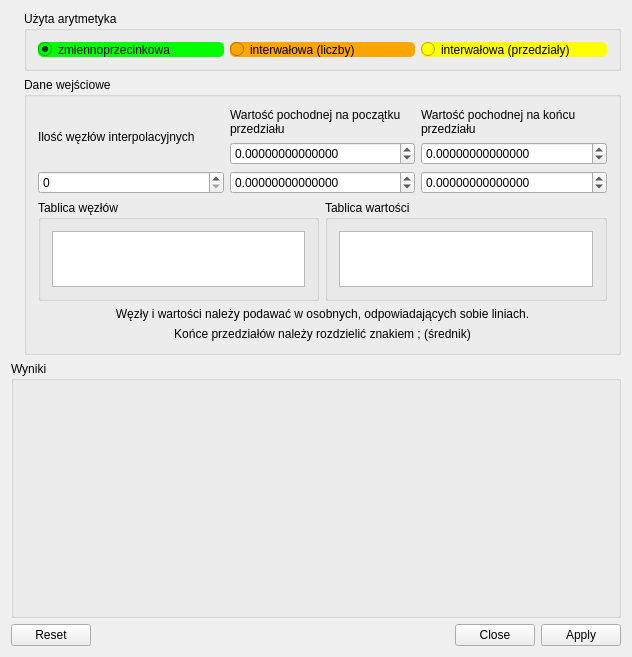
<?xml version="1.0" encoding="UTF-8"?>
<ui version="4.0">
 <class>MainWindow</class>
 <widget class="QMainWindow" name="MainWindow">
  <property name="geometry">
   <rect>
    <x>0</x>
    <y>0</y>
    <width>632</width>
    <height>547</height>
   </rect>
  </property>
  <property name="windowTitle">
   <string>Funkcjosklejator 3000</string>
  </property>
  <widget class="QWidget" name="centralWidget">
   <layout class="QVBoxLayout" name="verticalLayout">
    <item>
     <layout class="QHBoxLayout" name="horizontalLayout_4">
      <item>
       <widget class="QLabel" name="label_4">
        <property name="sizePolicy">
         <sizepolicy hsizetype="MinimumExpanding" vsizetype="MinimumExpanding">
          <horstretch>0</horstretch>
          <verstretch>0</verstretch>
         </sizepolicy>
        </property>
        <property name="maximumSize">
         <size>
          <width>200</width>
          <height>200</height>
         </size>
        </property>
        <property name="baseSize">
         <size>
          <width>200</width>
          <height>200</height>
         </size>
        </property>
        <property name="frameShape">
         <enum>QFrame::NoFrame</enum>
        </property>
        <property name="text">
         <string/>
        </property>
        <property name="pixmap">
         <pixmap>ean.png</pixmap>
        </property>
        <property name="scaledContents">
         <bool>true</bool>
        </property>
       </widget>
      </item>
      <item>
       <layout class="QVBoxLayout" name="verticalLayout_8">
        <item>
         <widget class="QGroupBox" name="groupBox">
          <property name="sizePolicy">
           <sizepolicy hsizetype="Preferred" vsizetype="Fixed">
            <horstretch>0</horstretch>
            <verstretch>0</verstretch>
           </sizepolicy>
          </property>
          <property name="title">
           <string>Użyta arytmetyka</string>
          </property>
          <layout class="QHBoxLayout" name="horizontalLayout_2">
           <item>
            <widget class="QRadioButton" name="radioButton">
             <property name="styleSheet">
              <string notr="true">background-color: lime;
color: black;
border-radius: 5px;</string>
             </property>
             <property name="text">
              <string>zmiennoprzecinkowa</string>
             </property>
             <property name="checked">
              <bool>true</bool>
             </property>
            </widget>
           </item>
           <item>
            <widget class="QRadioButton" name="radioButton_3">
             <property name="styleSheet">
              <string notr="true">background-color: orange;
color: black;
border-radius: 5px;</string>
             </property>
             <property name="text">
              <string>interwałowa (liczby)</string>
             </property>
            </widget>
           </item>
           <item>
            <widget class="QRadioButton" name="radioButton_2">
             <property name="styleSheet">
              <string notr="true">background-color: yellow;
color: black;
border-radius: 5px;</string>
             </property>
             <property name="text">
              <string>interwałowa (przedziały)</string>
             </property>
            </widget>
           </item>
          </layout>
         </widget>
        </item>
        <item>
         <widget class="QGroupBox" name="groupBox_5">
          <property name="sizePolicy">
           <sizepolicy hsizetype="Preferred" vsizetype="Preferred">
            <horstretch>0</horstretch>
            <verstretch>0</verstretch>
           </sizepolicy>
          </property>
          <property name="title">
           <string>Dane wejściowe</string>
          </property>
          <layout class="QVBoxLayout" name="verticalLayout_5">
           <item>
            <layout class="QHBoxLayout" name="horizontalLayout_5">
             <item>
              <layout class="QVBoxLayout" name="verticalLayout_4">
               <item>
                <widget class="QLabel" name="label">
                 <property name="text">
                  <string>Ilość węzłów interpolacyjnych</string>
                 </property>
                 <property name="wordWrap">
                  <bool>true</bool>
                 </property>
                </widget>
               </item>
               <item>
                <widget class="QSpinBox" name="spinBox">
                 <property name="maximum">
                  <number>999999999</number>
                 </property>
                 <property name="value">
                  <number>0</number>
                 </property>
                </widget>
               </item>
              </layout>
             </item>
             <item>
              <layout class="QVBoxLayout" name="verticalLayout_6">
               <item>
                <widget class="QLabel" name="label_2">
                 <property name="text">
                  <string>Wartość pochodnej na początku przedziału</string>
                 </property>
                 <property name="wordWrap">
                  <bool>true</bool>
                 </property>
                </widget>
               </item>
               <item>
                <widget class="QDoubleSpinBox" name="doubleSpinBox">
                 <property name="decimals">
                  <number>14</number>
                 </property>
                 <property name="minimum">
                  <double>-999999999.999999046325684</double>
                 </property>
                 <property name="maximum">
                  <double>999999999.999999046325684</double>
                 </property>
                </widget>
               </item>
               <item>
                <widget class="QDoubleSpinBox" name="doubleSpinBox_3">
                 <property name="visible">
                  <bool>false</bool>
                 </property>
                 <property name="decimals">
                  <number>14</number>
                 </property>
                 <property name="minimum">
                  <double>-999999999.999999046325684</double>
                 </property>
                 <property name="maximum">
                  <double>999999999.999999046325684</double>
                 </property>
                 <property name="value">
                  <double>0.000000000000000</double>
                 </property>
                </widget>
               </item>
              </layout>
             </item>
             <item>
              <layout class="QVBoxLayout" name="verticalLayout_7">
               <item>
                <widget class="QLabel" name="label_3">
                 <property name="text">
                  <string>Wartość pochodnej na końcu przedziału</string>
                 </property>
                 <property name="wordWrap">
                  <bool>true</bool>
                 </property>
                </widget>
               </item>
               <item>
                <widget class="QDoubleSpinBox" name="doubleSpinBox_2">
                 <property name="decimals">
                  <number>14</number>
                 </property>
                 <property name="minimum">
                  <double>-999999999.999999046325684</double>
                 </property>
                 <property name="maximum">
                  <double>999999999.999999046325684</double>
                 </property>
                </widget>
               </item>
               <item>
                <widget class="QDoubleSpinBox" name="doubleSpinBox_4">
                 <property name="visible">
                  <bool>false</bool>
                 </property>
                 <property name="decimals">
                  <number>14</number>
                 </property>
                 <property name="minimum">
                  <double>-999999999.999999046325684</double>
                 </property>
                 <property name="maximum">
                  <double>999999999.999999046325684</double>
                 </property>
                </widget>
               </item>
              </layout>
             </item>
            </layout>
           </item>
           <item>
            <layout class="QHBoxLayout" name="horizontalLayout">
             <item>
              <widget class="QGroupBox" name="groupBox_2">
               <property name="title">
                <string>Tablica węzłów</string>
               </property>
               <layout class="QVBoxLayout" name="verticalLayout_2">
                <item>
                 <widget class="QPlainTextEdit" name="plainTextEdit">
                  <property name="lineWrapMode">
                   <enum>QPlainTextEdit::NoWrap</enum>
                  </property>
                  <property name="maximumBlockCount">
                   <number>0</number>
                  </property>
                 </widget>
                </item>
               </layout>
              </widget>
             </item>
             <item>
              <widget class="QGroupBox" name="groupBox_3">
               <property name="title">
                <string>Tablica wartości</string>
               </property>
               <layout class="QVBoxLayout" name="verticalLayout_3">
                <item>
                 <widget class="QPlainTextEdit" name="plainTextEdit_2">
                  <property name="lineWrapMode">
                   <enum>QPlainTextEdit::NoWrap</enum>
                  </property>
                 </widget>
                </item>
               </layout>
              </widget>
             </item>
            </layout>
           </item>
           <item>
            <widget class="QLabel" name="label_6">
             <property name="text">
              <string>Węzły i wartości należy podawać w osobnych, odpowiadających sobie liniach.</string>
             </property>
             <property name="alignment">
              <set>Qt::AlignCenter</set>
             </property>
            </widget>
           </item>
           <item>
            <widget class="QLabel" name="label_5">
             <property name="visible">
              <bool>false</bool>
             </property>
             <property name="text">
              <string>Końce przedziałów należy rozdzielić znakiem ; (średnik)</string>
             </property>
             <property name="alignment">
              <set>Qt::AlignCenter</set>
             </property>
            </widget>
           </item>
          </layout>
         </widget>
        </item>
       </layout>
      </item>
     </layout>
    </item>
    <item>
     <widget class="QGroupBox" name="groupBox_4">
      <property name="enabled">
       <bool>true</bool>
      </property>
      <property name="sizePolicy">
       <sizepolicy hsizetype="Preferred" vsizetype="Minimum">
        <horstretch>0</horstretch>
        <verstretch>0</verstretch>
       </sizepolicy>
      </property>
      <property name="title">
       <string>Wyniki</string>
      </property>
      <property name="flat">
       <bool>false</bool>
      </property>
      <layout class="QVBoxLayout" name="verticalLayout_9">
       <item>
        <widget class="QTableView" name="tableView">
         <property name="sizePolicy">
          <sizepolicy hsizetype="Preferred" vsizetype="Preferred">
           <horstretch>0</horstretch>
           <verstretch>0</verstretch>
          </sizepolicy>
         </property>
         <property name="styleSheet">
          <string notr="true">background-color: transparent;</string>
         </property>
        </widget>
       </item>
       <item>
        <layout class="QHBoxLayout" name="horizontalLayout_3">
         <item>
          <widget class="QLabel" name="label_7">
           <property name="text">
            <string/>
           </property>
           <property name="alignment">
            <set>Qt::AlignCenter</set>
           </property>
          </widget>
         </item>
         <item>
          <widget class="QLabel" name="label_8">
           <property name="text">
            <string/>
           </property>
           <property name="alignment">
            <set>Qt::AlignCenter</set>
           </property>
          </widget>
         </item>
        </layout>
       </item>
      </layout>
     </widget>
    </item>
    <item>
     <widget class="QDialogButtonBox" name="buttonBox">
      <property name="standardButtons">
       <set>QDialogButtonBox::Apply|QDialogButtonBox::Close|QDialogButtonBox::Reset</set>
      </property>
     </widget>
    </item>
   </layout>
  </widget>
 </widget>
 <layoutdefault spacing="6" margin="11"/>
 <resources/>
 <connections>
  <connection>
   <sender>radioButton_2</sender>
   <signal>toggled(bool)</signal>
   <receiver>label_5</receiver>
   <slot>setVisible(bool)</slot>
   <hints>
    <hint type="sourcelabel">
     <x>486</x>
     <y>42</y>
    </hint>
    <hint type="destinationlabel">
     <x>377</x>
     <y>189</y>
    </hint>
   </hints>
  </connection>
  <connection>
   <sender>buttonBox</sender>
   <signal>rejected()</signal>
   <receiver>MainWindow</receiver>
   <slot>close()</slot>
   <hints>
    <hint type="sourcelabel">
     <x>312</x>
     <y>515</y>
    </hint>
    <hint type="destinationlabel">
     <x>312</x>
     <y>265</y>
    </hint>
   </hints>
  </connection>
  <connection>
   <sender>radioButton_2</sender>
   <signal>toggled(bool)</signal>
   <receiver>doubleSpinBox_3</receiver>
   <slot>setVisible(bool)</slot>
   <hints>
    <hint type="sourcelabel">
     <x>546</x>
     <y>42</y>
    </hint>
    <hint type="destinationlabel">
     <x>417</x>
     <y>155</y>
    </hint>
   </hints>
  </connection>
  <connection>
   <sender>radioButton_2</sender>
   <signal>toggled(bool)</signal>
   <receiver>doubleSpinBox_4</receiver>
   <slot>setVisible(bool)</slot>
   <hints>
    <hint type="sourcelabel">
     <x>546</x>
     <y>42</y>
    </hint>
    <hint type="destinationlabel">
     <x>552</x>
     <y>155</y>
    </hint>
   </hints>
  </connection>
 </connections>
</ui>
